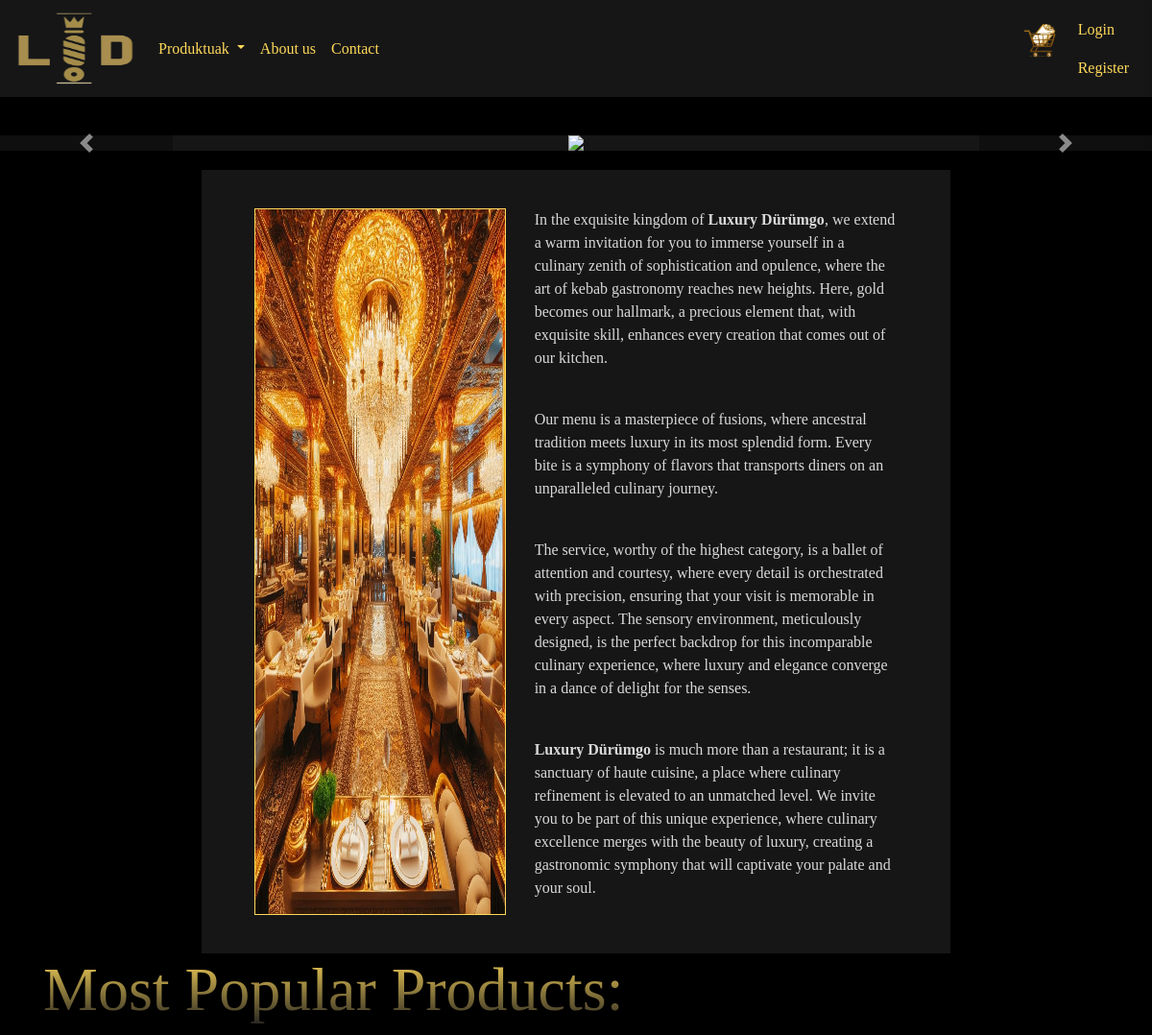
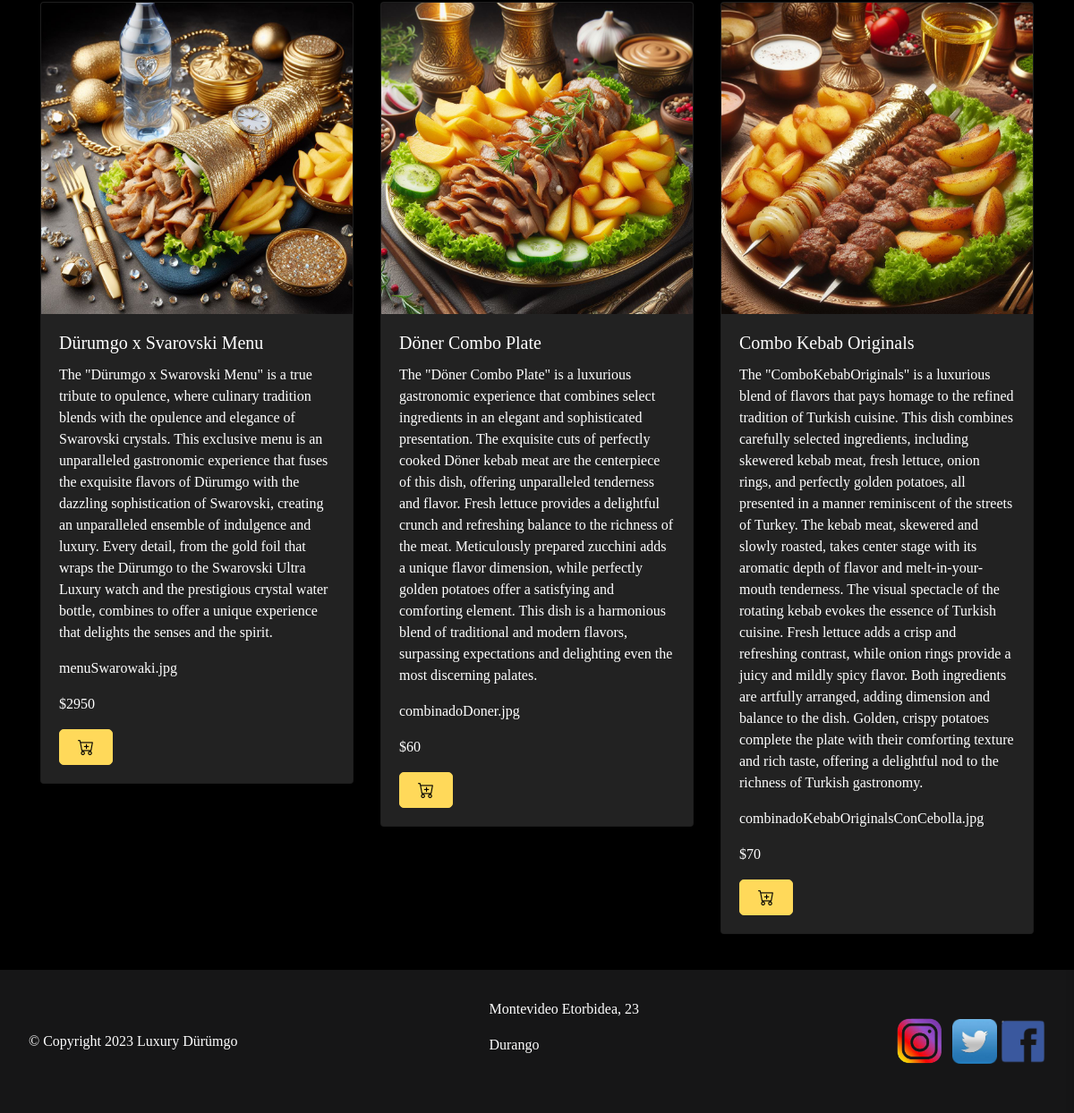
The page / on the database its author committed (2 pictures, top to bottom).
### web/models.py (models this page shows)
class Produktua(models.Model):
    izena = models.CharField(max_length=100,blank=False)
    kategoria = models.CharField(max_length=100,blank=False, default="")
    deskripzioa = models.CharField(max_length=500,blank=False)
    argazkia = models.FilePathField(path="web/static/img/")
    prezioa = models.IntegerField(blank=False)
    stock = models.IntegerField(blank=False)
    pisua = models.IntegerField()
    vip = models.IntegerField(blank=False, default=0)

### web/views.py (the view)
# urls.py: path('', views.index, name='index'),
def index(request):
    izena = request.session.get('izena')
    user_id = request.session.get('id')
    perfil = request.session.get('perfil')
    produktuak = Produktua.objects.all().order_by('stock')[:3]
    if request.session.get('id') is not None:
        saskia = Saskia.objects.filter(erabiltzailea=user_id, bukatuta=0).select_related('produktua')
    else:
        saskia = None
    context = {
        'izena': izena if izena is not None else '',
        'user_id': user_id if user_id is not None else None,
        'perfil': perfil if perfil is not None else None,
        'produktuak': produktuak,
        'saskia': saskia
    }
    return render(request, 'index.html', context)

### web/templates/index.html (shortened to what this page needs)
{% extends 'base.html' %}
{% load static %}
    {% block style %}<link rel="stylesheet" href="../static/css/styles.css">{% endblock %}
    {% block content %}
    <div id="myCarousel" class="carousel slide" data-ride="carousel">
        <div class="carousel-inner" id="carousel-content">
        </div>
        <a class="carousel-control-prev" href="#myCarousel" role="button" data-slide="prev">
            <span class="carousel-control-prev-icon" aria-hidden="true"></span>
        </a>
        <a class="carousel-control-next" href="#myCarousel" role="button" data-slide="next">
            <span class="carousel-control-next-icon" aria-hidden="true"></span>
        </a>
    </div>
    <div class="row info">
      <div class="col-5">
        <img src="../static/img/jangela.jpg" class="info-img">
      </div>
      <div class="col-7 info-text">
        <p>In the exquisite kingdom of <strong>Luxury Dürümgo</strong>, we extend a warm invitation for you to immerse yourself in a culinary zenith of sophistication and opulence, where the art of kebab gastronomy reaches new heights. Here, gold becomes our hallmark, a precious element that, with exquisite skill, enhances every creation that comes out of our kitchen.</p>
        <br>
        <p>Our menu is a masterpiece of fusions, where ancestral tradition meets luxury in its most splendid form. Every bite is a symphony of flavors that transports diners on an unparalleled culinary journey.</p>
        <br>
        <p>The service, worthy of the highest category, is a ballet of attention and courtesy, where every detail is orchestrated with precision, ensuring that your visit is memorable in every aspect. The sensory environment, meticulously designed, is the perfect backdrop for this incomparable culinary experience, where luxury and elegance converge in a dance of delight for the senses.</p>
        <br>
        <p><strong>Luxury Dürümgo</strong> is much more than a restaurant; it is a sanctuary of haute cuisine, a place where culinary refinement is elevated to an unmatched level. We invite you to be part of this unique experience, where culinary excellence merges with the beauty of luxury, creating a gastronomic symphony that will captivate your palate and your soul.</p>
      </div>
    </div>
    <div class="container">
        <h3>Most Popular Products:</h3>
        <div class="row">
            {% for produktua in produktuak %}
            <div class="col-md-4 mb-4">
              <div class="card index-produktua">
                <img src="../static/img/{{ produktua.argazkia }}" class="card-img-top" alt="{{ produktua.izena }}">
                <div class="card-body">
                  <h5 class="card-title">{{ produktua.izena }}</h5>
                  <p class="card-text">{{ produktua.deskripzioa }}</p>
                  <p class="card-text">{{ produktua.argazkia }}</p>
                  <p class="card-text">${{ produktua.prezioa }}</p>
                  <a href="#" class="btn btn-primary" style="    background-color: #FFD95A;border: 1px solid #FFD95A; border-radius: 5px;padding: 10px 20px;font-size: 18px;color: #000000;transition: background-color 0.3s ease;font-family: 'luxurious roman', serif;"><i class="bi bi-cart-plus"></i></a>
                </div>
              </div>
            </div>
          {% endfor %}
        </div>
    </div>
    {% endblock %}

### web/static/css/styles.css (style rules this page uses)
* { margin: 0; padding: 0; box-sizing: border-box; }
body { display: flex; flex-direction: column; align-items: center; min-height: 100vh; background-color: #000000; font-family: "luxurious roman", serif; margin: 0; padding: 0; }
h3 { margin-bottom: 10px; font-family: "luxurious roman", serif; font-size: 64px; background: linear-gradient(to bottom, #FFD95A, #201f1f); -webkit-background-clip: text; color: transparent; background-clip: text; }
#myCarousel { margin-top: 20px; margin-bottom: 20px; flex: 1; display: flex; width: 100%; }
.carousel-control-prev, .carousel-control-next { background-color: rgba(0, 0, 0, 0.6); }
.info { display: flex; background-color: #161617; color: #D9D9D9; padding: 40px; width: 65%; }
.info-img { width: 100%; height: 100%; border: 1px solid #FFD95A; }
.index-produktua { background-color: #222; color: #fff; }
.btn-primary { background-color: #FFD95A; border: 1px solid #FFD95A; border-radius: 5px; padding: 10px 20px; font-size: 18px; color: #000000;; transition: background-color 0.3s ease; font-family: "luxurious roman", serif; }

### rows shown on the page
Produktua: argazkia (picture), izena "Dürumgo x Svarovski Menu", deskripzioa "The \"Dürumgo x Swarovski Menu\" is a true tribute to opulence, where culinary tradition blends with the opulence and elegance of Swarovski crystals. This exclusive menu is an unparalleled gastronomic experience that fuses the exquisite flavors of Dürumgo with the dazzling sophistication of Swarovski, creating an unparalleled ensemble of indulgence and luxury. Every detail, from the gold foil that wraps the Dürumgo to the Swarovski Ultra Luxury watch and the prestigious crystal water bottle, combines to offer a unique experience that delights the senses and the spirit.", argazkia "menuSwarowaki.jpg", prezioa "2950"
Produktua: argazkia (picture), izena "Döner Combo Plate", deskripzioa "The \"Döner Combo Plate\" is a luxurious gastronomic experience that combines select ingredients in an elegant and sophisticated presentation. The exquisite cuts of perfectly cooked Döner kebab meat are the centerpiece of this dish, offering unparalleled tenderness and flavor. Fresh lettuce provides a delightful crunch and refreshing balance to the richness of the meat. Meticulously prepared zucchini adds a unique flavor dimension, while perfectly golden potatoes offer a satisfying and comforting element. This dish is a harmonious blend of traditional and modern flavors, surpassing expectations and delighting even the most discerning palates.", argazkia "combinadoDoner.jpg", prezioa "60"
Produktua: argazkia (picture), izena "Combo Kebab Originals", deskripzioa "The \"ComboKebabOriginals\" is a luxurious blend of flavors that pays homage to the refined tradition of Turkish cuisine. This dish combines carefully selected ingredients, including skewered kebab meat, fresh lettuce, onion rings, and perfectly golden potatoes, all presented in a manner reminiscent of the streets of Turkey. The kebab meat, skewered and slowly roasted, takes center stage with its aromatic depth of flavor and melt-in-your-mouth tenderness. The visual spectacle of the rotating kebab evokes the essence of Turkish cuisine. Fresh lettuce adds a crisp and refreshing contrast, while onion rings provide a juicy and mildly spicy flavor. Both ingredients are artfully arranged, adding…", argazkia "combinadoKebabOriginalsConCebolla.jpg", prezioa "70"
